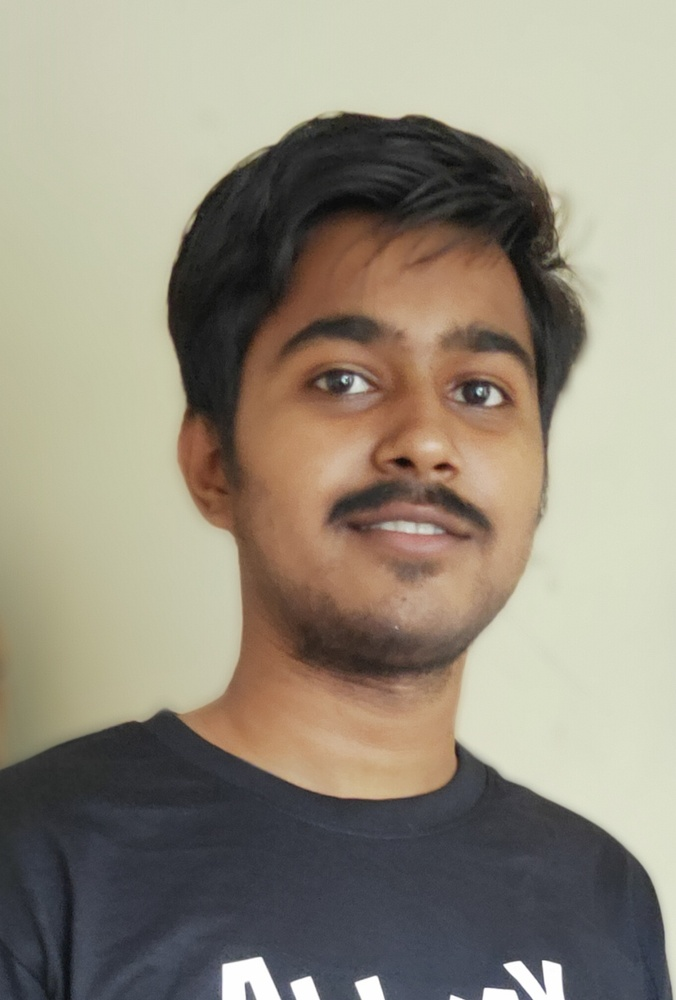
%> input picture Assignment-3/qq1.jpg, 676 x 1000 px, shrunk from 1216 x 1799 before the run
$ octave histogram.m   (GNU Octave 9; MATLAB toolbox functions it lacks are replaced by stand-ins)
%> lines starting %> are read from the running program, lines starting %| are printed output that depends on the picture
clc
clear all
close all
i = imread('qq1.jpg');
%> i is the input picture: size 1000x676x3 uint8; mean R, G, B 148.1, 140.5, 124.9
b = rgb2gray(i); % converting to gray image to see better result output.
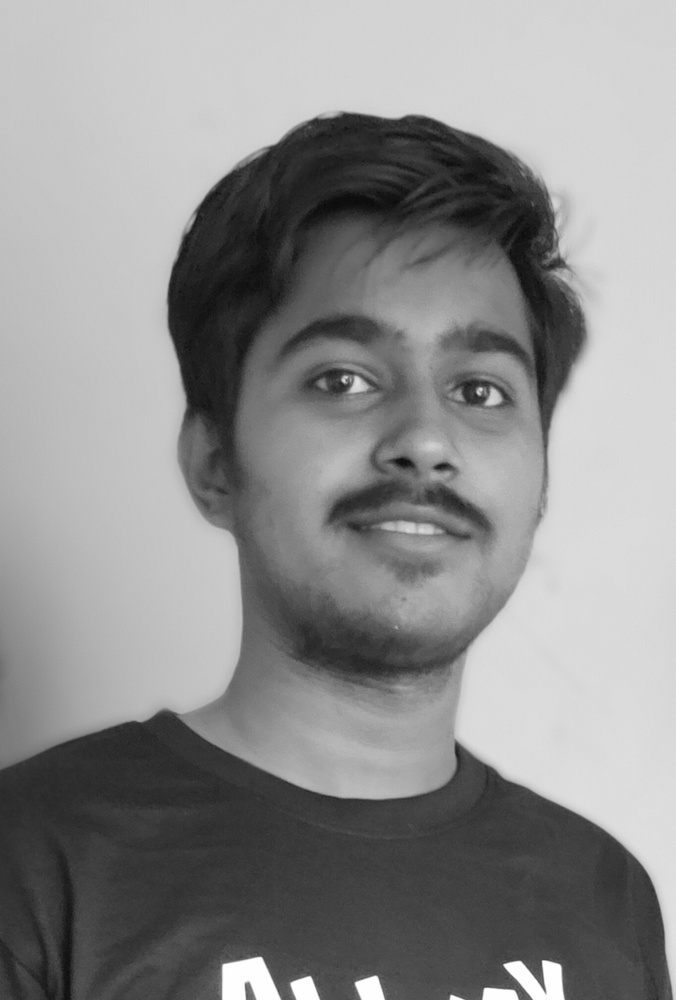
%> b: size 1000x676 uint8; min 8, max 255, mean 141
figure;
imshow(b)
figure;
subplot(1,2,1); imshow(b);
subplot(1,2,2); imhist(b);
%> after `imhist(b)`:
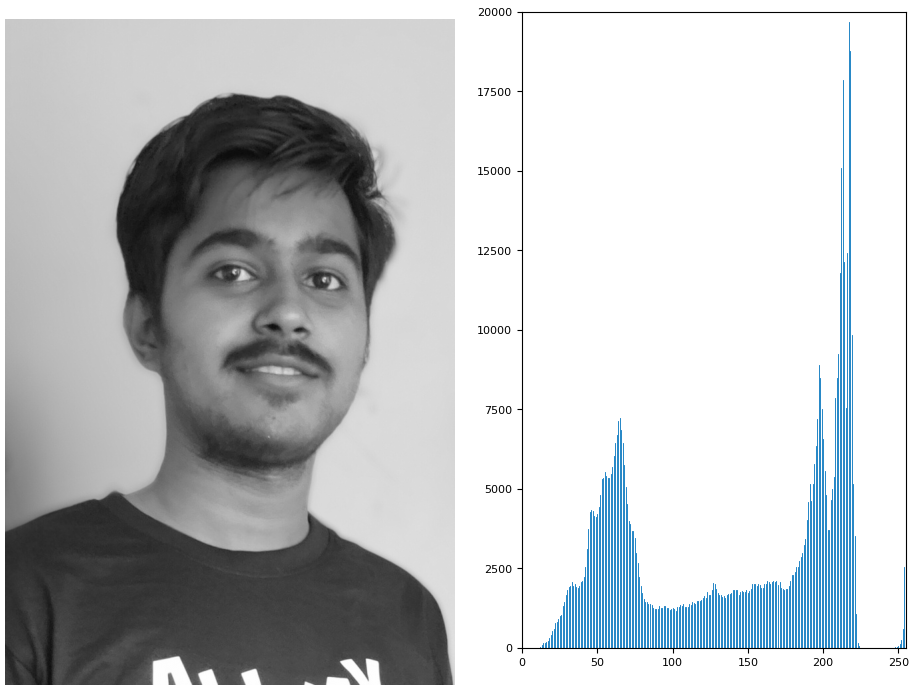
%> figure redrawn from the program's plot data, 2 panels

%%
% histogram stretching
  imh = imadjust(b,[0.1,0.86],[0.0,1.0]);   % image will be stretch in this intensity range and output will be adjusted
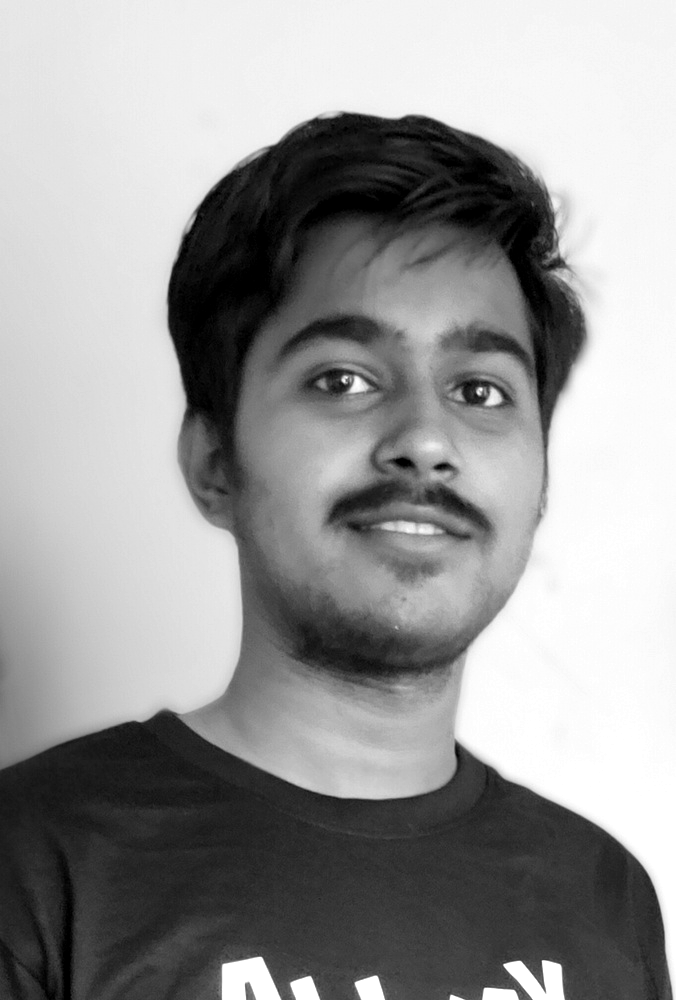
%> imh: size 1000x676 uint8; min 0, max 255, mean 151.8

%%
% histogram equalization
  imh1 = histeq(b);
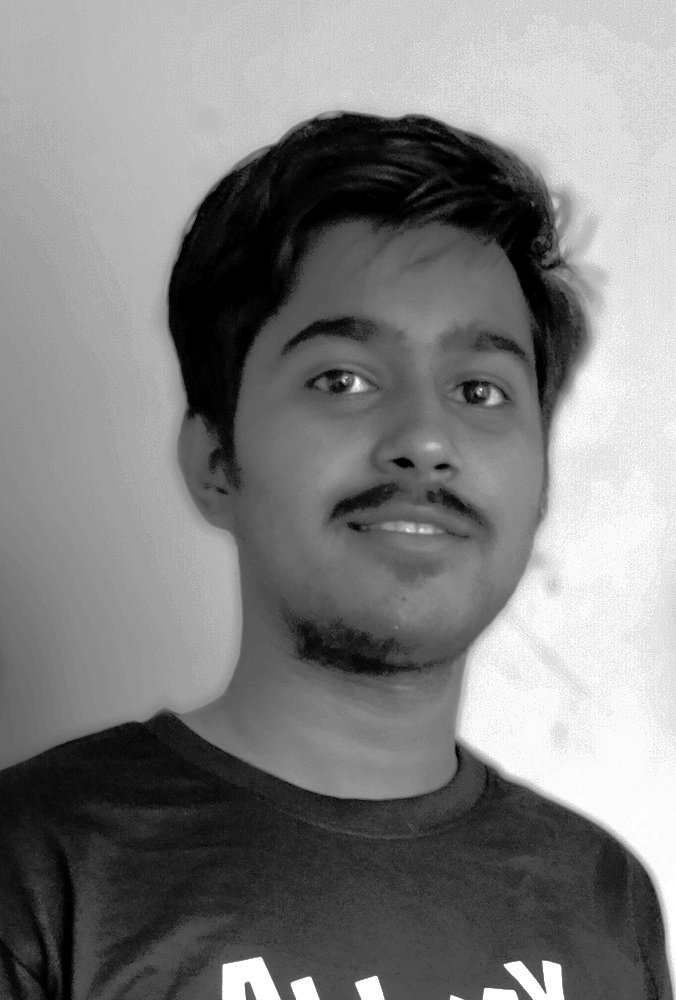
%> imh1: size 1000x676 uint8; min 0, max 255, mean 126.7

%%
figure;
subplot(1,2,1); imshow(imh); title('histogram stretching');
subplot(1,2,2); imhist(imh);
%> after `imhist(imh)`:
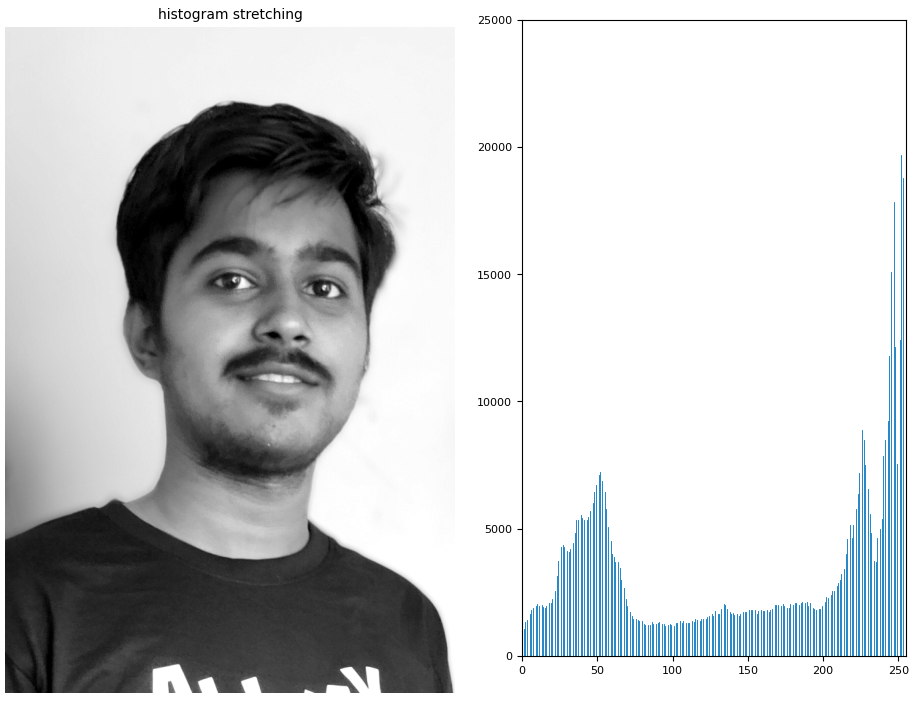
%> figure redrawn from the program's plot data, 2 panels

figure;
subplot(1,2,1); imshow(imh1); title('histogram equalization');
subplot(1,2,2); imhist(imh1);
%> after `imhist(imh1)`:
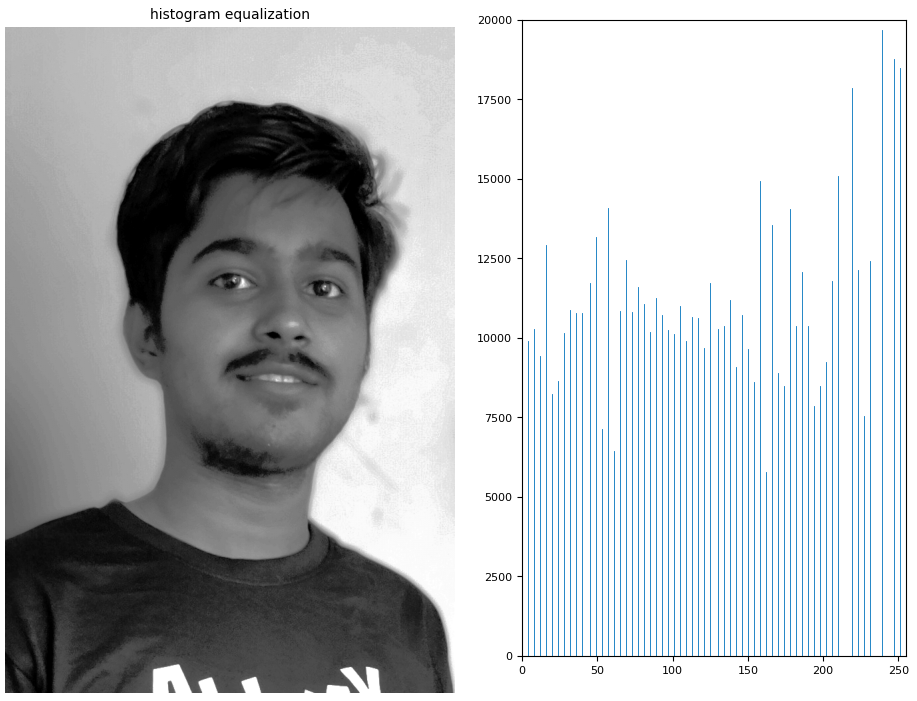
%> figure redrawn from the program's plot data, 2 panels
